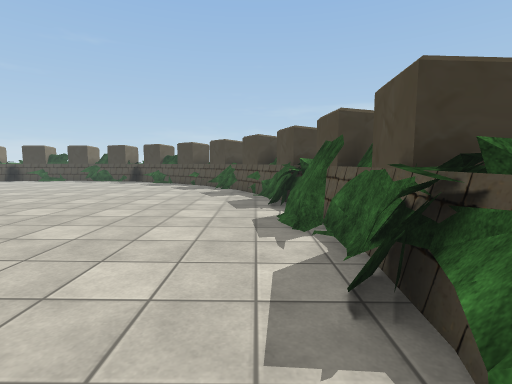
[1] (above)

20 first-person views from a walk through a 3-D level made in the Unity game engine. The camera is 1.3 m above the floor, tilts 6° down and sees 85° across. The floor is counted in squares, 1 m on a side. Each view is taken from the middle of a square. On the plan, view 1 faces up. The plan holds only what a view shows up to about 13 squares ahead; the rest is blank. The place goes on beyond the plan. The player is left out. Some animated figures are left out. Some surface patterns are stand-ins.

[2]
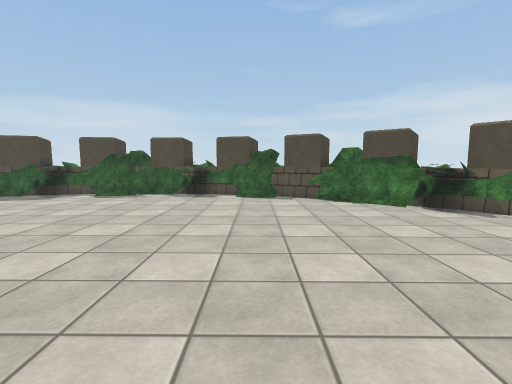

[3]
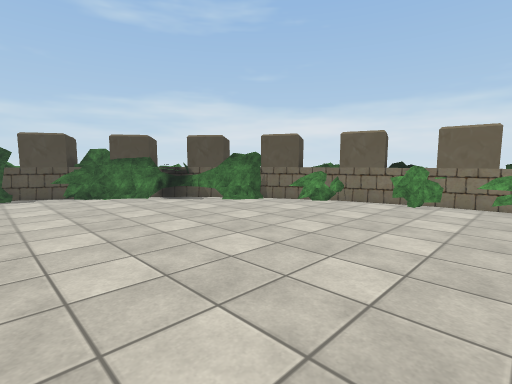

[4]
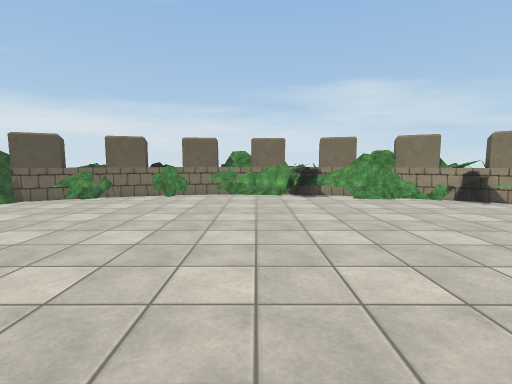

[5]
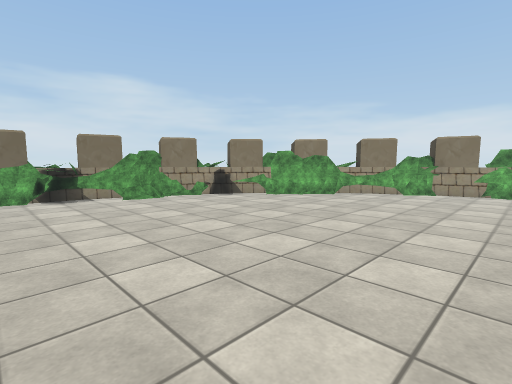

[6]
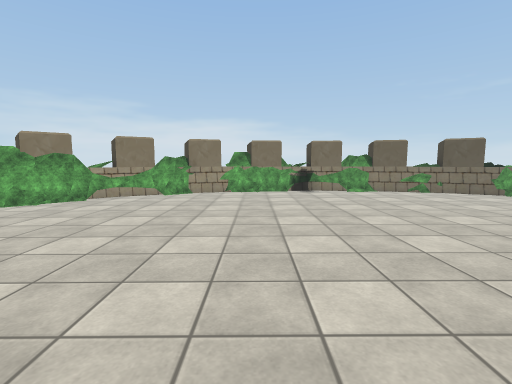

[7]
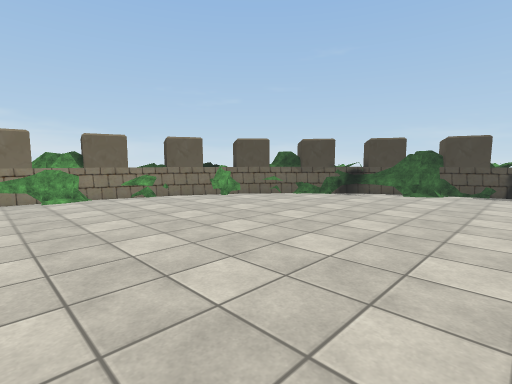

[8]
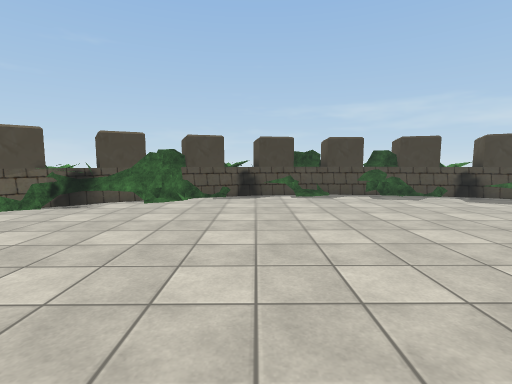

[9]
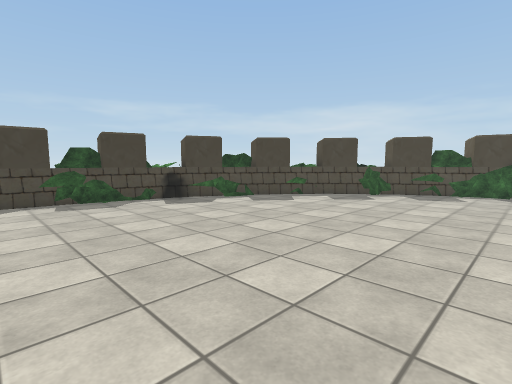

[10]
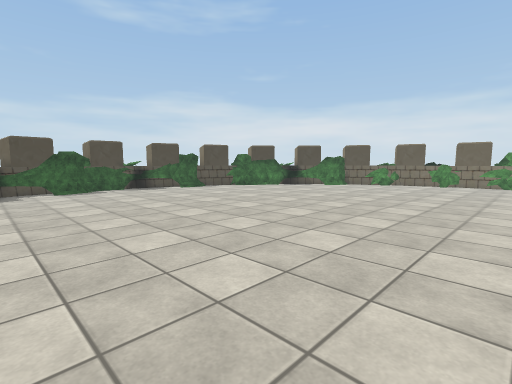

[11]
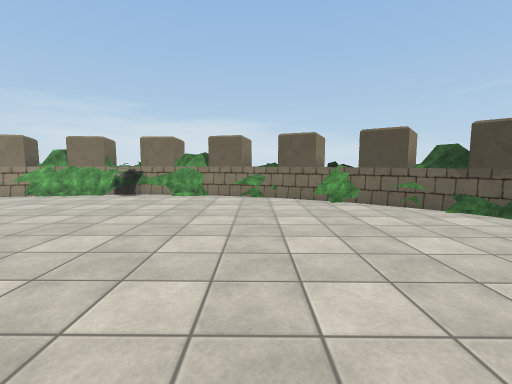

[12]
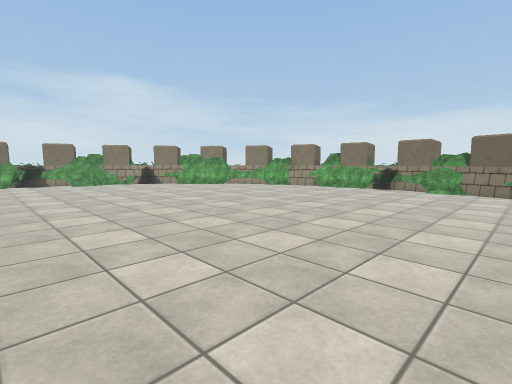

[13]
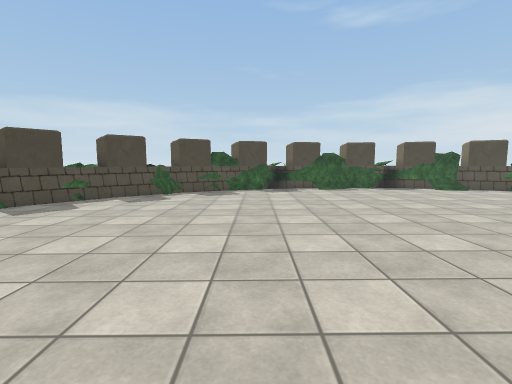

[14]
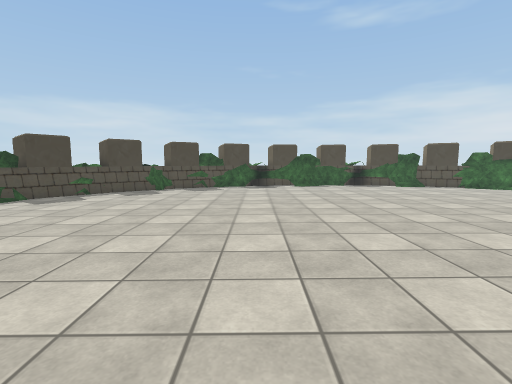

[15]
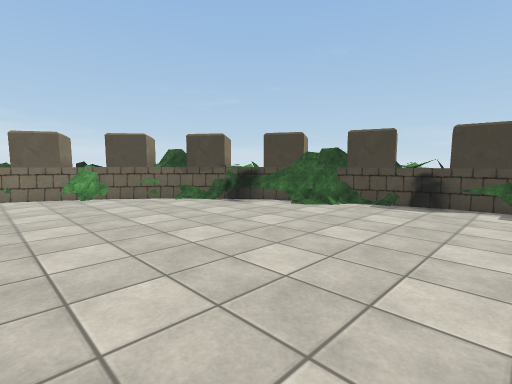

[16]
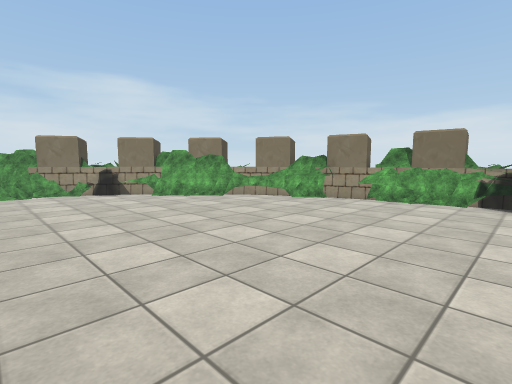

[17]
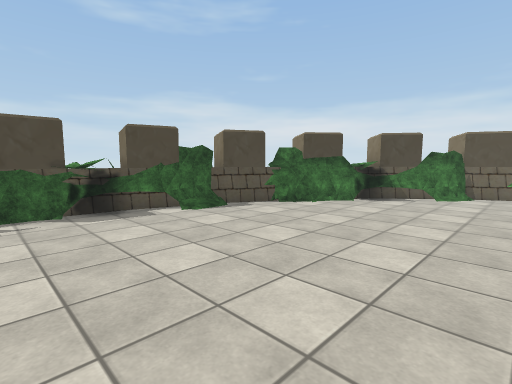

[18]
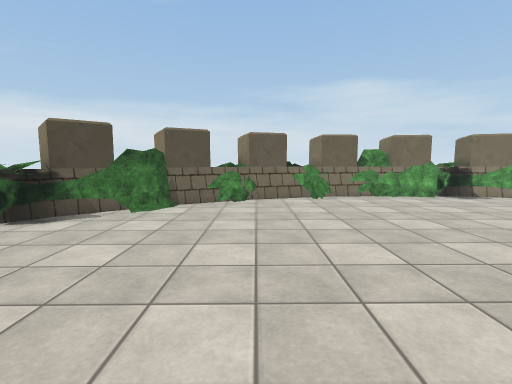

[19]
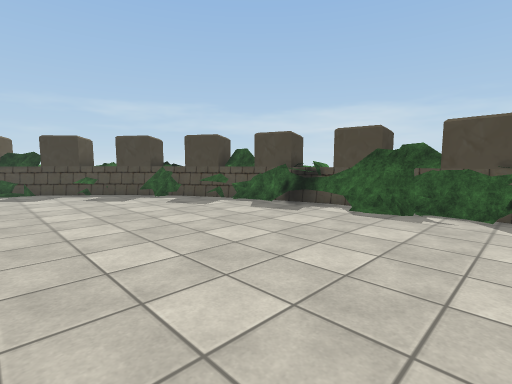

[20]
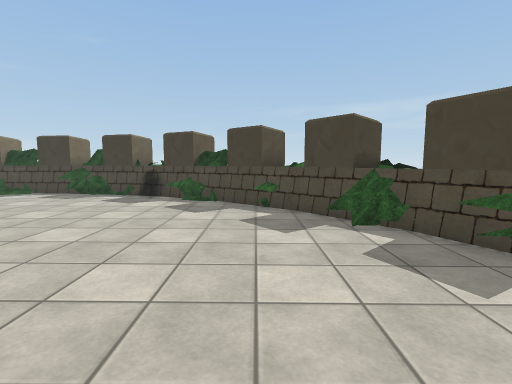

### Floor plan
Key: @ floor where view 1 was taken; # wall or solid block; . main floor; : floor 0.25 m higher than the main floor; / step, stairs or slope; = window, fence, low wall or low ledge; ^ raised ledge.
Columns run from 30 left of view 1 to 4 right of it. Each row starts with its distance up from view 1.
 22             ^
 21             ^#####^###^^
 20           #####/=#^#####
 19       ^####...........=##^#
 18       ^^##..............###^
 17      ##==.................#^#
 16    ^###....................=###
 15    ##.......................#^
 14    ##.......................#=#
 13  #^=..........................##
 12   #=..........................=#
 11  ^#............................#
 10 ^^=............................##^
  9  #.............................=^^
  8 ##.............................=#^
  7 ##..............:..............###
  6 ##.............::::............##^
  5 #=............:::::.............#
  4 #=.............::::.............#
  3 ##.............:::.............=#^^
  2 ##.............................=^^
  1  #=............................##
  0  #............................@##
 -1  ##............................#^
 -2  ##^..........................##^
 -3   ##.........................=##
 -4   ##=........................##
 -5    ###.....................=##
 -6     ###....................##^
 -7      ##...................###^
 -8       ###................#^
 -9        #####=..........=##
-10           ####=#.../=##^^
-11             ########^###
-12                  #####

Where each view was taken, in squares from view 1:
view 1: 0 up, 0 right, facing up
view 2: 0 up, 11 left, facing right
view 3: 0 up, 13 left, facing down-right
view 4: 2 up, 14 left, facing down
view 5: 2 up, 14 left, facing down-left
view 6: 2 up, 15 left, facing left
view 7: 5 up, 17 left, facing up-left
view 8: 8 up, 17 left, facing up
view 9: 9 up, 14 left, facing up-right
view 10: 9 up, 14 left, facing down-right
view 11: 10 up, 17 left, facing left
view 12: 10 up, 14 left, facing down-left
view 13: 10 up, 14 left, facing right
view 14: 9 up, 16 left, facing right
view 15: 10 up, 15 left, facing up-left
view 16: 5 up, 18 left, facing down-left
view 17: 5 up, 7 left, facing down-right
view 18: 1 up, 8 left, facing down
view 19: 3 up, 7 left, facing up-right
view 20: 8 up, 4 left, facing up
